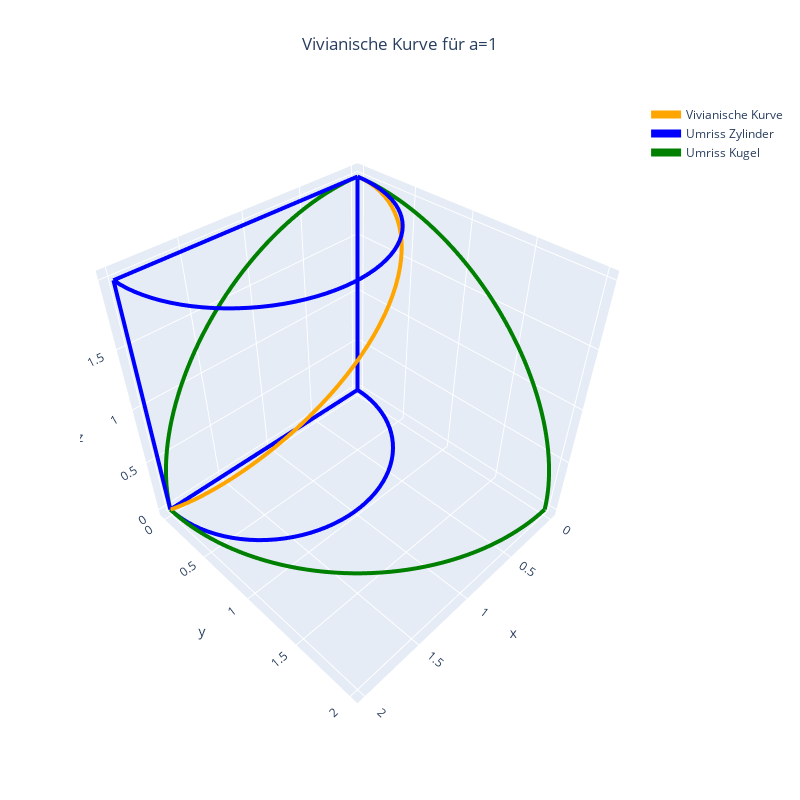

Source (notebook cell):
### Markdown cell above
Jetzt erstellen wir weitere Kurven mit Hilfe von *go.Scatter3d* für den Umriss der Kugel. Magenta zeichnen wir einen Halbkreis ein, der den Zylinder andeutet.

### Code cell
# Nochmals dieses Mal mit Legende
viviani = go.Scatter3d(x=x, y=y, z=z,
                     name='Vivianische Kurve',
                     mode='lines',
                     line = dict(color='orange', width=8),
                     showlegend=True)

# Zylinder
s = np.linspace(0.0, 1.0, 3)

lx = 2.0*s
ly = lz = np.zeros_like(lx)

line1 = go.Scatter3d(x=lx, y=ly, z=lz,
                     name='Zylinder',
                     mode='lines',
                     line = dict(color='blue', width=8),
                     showlegend=False)

lx = 2.0*s
ly =  np.zeros_like(lx)
lz = 2.0*np.ones_like(lx)

line2 = go.Scatter3d(x=lx, y=ly, z=lz,
                     name='Zylinder',
                     mode='lines',
                     line = dict(color='blue', width=8),
                     showlegend=False)

lz = 2.0*s
lx =  np.zeros_like(lz)
ly =  np.zeros_like(lz)

line3 = go.Scatter3d(x=lx, y=ly, z=lz,
                     name='Zylinder',
                     mode='lines',
                     line = dict(color='blue', width=8),
                     showlegend=False)

lz = 2.0*s
lx =  2.0*np.ones_like(lz)
ly =  np.zeros_like(lz)

line4 = go.Scatter3d(x=lx, y=ly, z=lz,
                     name='Zylinder',
                     mode='lines',
                     line = dict(color='blue', width=8),
                     showlegend=False)

ux, uy, uz = 1+np.cos(t), np.sin(t), np.zeros_like(x)

umriss1 = go.Scatter3d(x=ux, y=uy, z=uz,
                     name='Umriss Zylinder',
                     mode='lines',
                     line = dict(color='blue', width=8),
                     showlegend=True)

ux, uy, uz = 1+np.cos(t), np.sin(t), 2.0*np.ones_like(x)

umriss5 = go.Scatter3d(x=ux, y=uy, z=uz,
                     name='Zylinder',
                     mode='lines',
                     line = dict(color='blue', width=8),
                     showlegend=False)

s = np.linspace
ux, uy, uz = 2.0*np.cos(t/2.0), np.zeros_like(x), 2.0*np.sin(t/2.0)

umriss2 = go.Scatter3d(x=ux, y=uy, z=uz,
                     name='Umriss Kugel',
                     mode='lines',
                     line = dict(color='green', width=8),
                     showlegend=True)

ux, uy, uz = 2.0*np.cos(t/2.0), 2.0*np.sin(t/2.0), np.zeros_like(x)

umriss3 = go.Scatter3d(x=ux, y=uy, z=uz,
                     name='Umriss Kugel 2',
                     mode='lines',
                     line = dict(color='green', width=8),
                     showlegend=False)

ux, uy, uz = np.zeros_like(x), 2.0*np.cos(t/2.0), 2.0*np.sin(t/2.0), 

umriss4 = go.Scatter3d(x=ux, y=uy, z=uz,
                     name='Umriss Kugel 3',
                     mode='lines',
                     line = dict(color='green', width=8),
                     showlegend=False)



fig =  go.Figure(data=[viviani, umriss1, umriss2, umriss3, umriss4, umriss5, line1, line2, line3, line4], layout=layout)

fig.update_layout(title='Vivianische Kurve für a=1',
                  title_x=0.5,
                  scene_camera_eye_z=1.55,
                  autosize=False,
                  width=800,
                  height=800,
                  showlegend=True)
                  
fig.show()

### Figure 1 — Plotly figure (JSON) as saved in the notebook; plotly's stock layout.template omitted (floating-point values rounded to 4 significant figures)
{"data": [{"line": {"color": "orange", "width": 8}, "mode": "lines", "name": "Vivianische Kurve", "showlegend": true, "type": "scatter3d", "x": [2, 1.998, 1.992, 1.982, 1.967, 1.949, 1.927, 1.901, 1.871, 1.838, 1.801, 1.761, 1.718, 1.672, 1.623, 1.572, 1.518, 1.463, 1.405, 1.345, 1.285, 1.223, 1.16, 1.096, 1.032, 0.9679, 0.904, 0.8404, 0.7775, 0.7155, 0.6546, 0.5952, 0.5375, 0.4816, 0.4279, 0.3765, 0.3277, 0.2817, 0.2386, 0.1986, 0.1619, 0.1287, 0.09903, 0.07308, 0.05094, 0.03271, 0.01844, 0.00821, 0.002055, 0], "y": [0, 0.06407, 0.1279, 0.1912, 0.2537, 0.3151, 0.3753, 0.4339, 0.4907, 0.5455, 0.5981, 0.6482, 0.6957, 0.7403, 0.7818, 0.8202, 0.8551, 0.8866, 0.9144, 0.9385, 0.9587, 0.9749, 0.9872, 0.9954, 0.9995, 0.9995, 0.9954, 0.9872, 0.9749, 0.9587, 0.9385, 0.9144, 0.8866, 0.8551, 0.8202, 0.7818, 0.7403, 0.6957, 0.6482, 0.5981, 0.5455, 0.4907, 0.4339, 0.3753, 0.3151, 0.2537, 0.1912, 0.1279, 0.06407, 1.225e-16], "z": [0, 0.0641, 0.1281, 0.192, 0.2558, 0.3192, 0.3823, 0.445, 0.5073, 0.5691, 0.6302, 0.6907, 0.7505, 0.8096, 0.8678, 0.9251, 0.9814, 1.037, 1.091, 1.144, 1.196, 1.247, 1.296, 1.345, 1.391, 1.437, 1.481, 1.523, 1.564, 1.603, 1.64, 1.676, 1.71, 1.743, 1.773, 1.802, 1.829, 1.854, 1.877, 1.898, 1.917, 1.935, 1.95, 1.963, 1.974, 1.984, 1.991, 1.996, 1.999, 2]}, {"line": {"color": "blue", "width": 8}, "mode": "lines", "name": "Umriss Zylinder", "showlegend": true, "type": "scatter3d", "x": [2, 1.998, 1.992, 1.982, 1.967, 1.949, 1.927, 1.901, 1.871, 1.838, 1.801, 1.761, 1.718, 1.672, 1.623, 1.572, 1.518, 1.463, 1.405, 1.345, 1.285, 1.223, 1.16, 1.096, 1.032, 0.9679, 0.904, 0.8404, 0.7775, 0.7155, 0.6546, 0.5952, 0.5375, 0.4816, 0.4279, 0.3765, 0.3277, 0.2817, 0.2386, 0.1986, 0.1619, 0.1287, 0.09903, 0.07308, 0.05094, 0.03271, 0.01844, 0.00821, 0.002055, 0], "y": [0, 0.06407, 0.1279, 0.1912, 0.2537, 0.3151, 0.3753, 0.4339, 0.4907, 0.5455, 0.5981, 0.6482, 0.6957, 0.7403, 0.7818, 0.8202, 0.8551, 0.8866, 0.9144, 0.9385, 0.9587, 0.9749, 0.9872, 0.9954, 0.9995, 0.9995, 0.9954, 0.9872, 0.9749, 0.9587, 0.9385, 0.9144, 0.8866, 0.8551, 0.8202, 0.7818, 0.7403, 0.6957, 0.6482, 0.5981, 0.5455, 0.4907, 0.4339, 0.3753, 0.3151, 0.2537, 0.1912, 0.1279, 0.06407, 1.225e-16], "z": [0, 0, 0, 0, 0, 0, 0, 0, 0, 0, 0, 0, 0, 0, 0, 0, 0, 0, 0, 0, 0, 0, 0, 0, 0, 0, 0, 0, 0, 0, 0, 0, 0, 0, 0, 0, 0, 0, 0, 0, 0, 0, 0, 0, 0, 0, 0, 0, 0, 0]}, {"line": {"color": "green", "width": 8}, "mode": "lines", "name": "Umriss Kugel", "showlegend": true, "type": "scatter3d", "x": [2, 1.999, 1.996, 1.991, 1.984, 1.974, 1.963, 1.95, 1.935, 1.917, 1.898, 1.877, 1.854, 1.829, 1.802, 1.773, 1.743, 1.71, 1.676, 1.64, 1.603, 1.564, 1.523, 1.481, 1.437, 1.391, 1.345, 1.296, 1.247, 1.196, 1.144, 1.091, 1.037, 0.9814, 0.9251, 0.8678, 0.8096, 0.7505, 0.6907, 0.6302, 0.5691, 0.5073, 0.445, 0.3823, 0.3192, 0.2558, 0.192, 0.1281, 0.0641, 1.225e-16], "y": [0, 0, 0, 0, 0, 0, 0, 0, 0, 0, 0, 0, 0, 0, 0, 0, 0, 0, 0, 0, 0, 0, 0, 0, 0, 0, 0, 0, 0, 0, 0, 0, 0, 0, 0, 0, 0, 0, 0, 0, 0, 0, 0, 0, 0, 0, 0, 0, 0, 0], "z": [0, 0.0641, 0.1281, 0.192, 0.2558, 0.3192, 0.3823, 0.445, 0.5073, 0.5691, 0.6302, 0.6907, 0.7505, 0.8096, 0.8678, 0.9251, 0.9814, 1.037, 1.091, 1.144, 1.196, 1.247, 1.296, 1.345, 1.391, 1.437, 1.481, 1.523, 1.564, 1.603, 1.64, 1.676, 1.71, 1.743, 1.773, 1.802, 1.829, 1.854, 1.877, 1.898, 1.917, 1.935, 1.95, 1.963, 1.974, 1.984, 1.991, 1.996, 1.999, 2]}, {"line": {"color": "green", "width": 8}, "mode": "lines", "name": "Umriss Kugel 2", "showlegend": false, "type": "scatter3d", "x": [2, 1.999, 1.996, 1.991, 1.984, 1.974, 1.963, 1.95, 1.935, 1.917, 1.898, 1.877, 1.854, 1.829, 1.802, 1.773, 1.743, 1.71, 1.676, 1.64, 1.603, 1.564, 1.523, 1.481, 1.437, 1.391, 1.345, 1.296, 1.247, 1.196, 1.144, 1.091, 1.037, 0.9814, 0.9251, 0.8678, 0.8096, 0.7505, 0.6907, 0.6302, 0.5691, 0.5073, 0.445, 0.3823, 0.3192, 0.2558, 0.192, 0.1281, 0.0641, 1.225e-16], "y": [0, 0.0641, 0.1281, 0.192, 0.2558, 0.3192, 0.3823, 0.445, 0.5073, 0.5691, 0.6302, 0.6907, 0.7505, 0.8096, 0.8678, 0.9251, 0.9814, 1.037, 1.091, 1.144, 1.196, 1.247, 1.296, 1.345, 1.391, 1.437, 1.481, 1.523, 1.564, 1.603, 1.64, 1.676, 1.71, 1.743, 1.773, 1.802, 1.829, 1.854, 1.877, 1.898, 1.917, 1.935, 1.95, 1.963, 1.974, 1.984, 1.991, 1.996, 1.999, 2], "z": [0, 0, 0, 0, 0, 0, 0, 0, 0, 0, 0, 0, 0, 0, 0, 0, 0, 0, 0, 0, 0, 0, 0, 0, 0, 0, 0, 0, 0, 0, 0, 0, 0, 0, 0, 0, 0, 0, 0, 0, 0, 0, 0, 0, 0, 0, 0, 0, 0, 0]}, {"line": {"color": "green", "width": 8}, "mode": "lines", "name": "Umriss Kugel 3", "showlegend": false, "type": "scatter3d", "x": [0, 0, 0, 0, 0, 0, 0, 0, 0, 0, 0, 0, 0, 0, 0, 0, 0, 0, 0, 0, 0, 0, 0, 0, 0, 0, 0, 0, 0, 0, 0, 0, 0, 0, 0, 0, 0, 0, 0, 0, 0, 0, 0, 0, 0, 0, 0, 0, 0, 0], "y": [2, 1.999, 1.996, 1.991, 1.984, 1.974, 1.963, 1.95, 1.935, 1.917, 1.898, 1.877, 1.854, 1.829, 1.802, 1.773, 1.743, 1.71, 1.676, 1.64, 1.603, 1.564, 1.523, 1.481, 1.437, 1.391, 1.345, 1.296, 1.247, 1.196, 1.144, 1.091, 1.037, 0.9814, 0.9251, 0.8678, 0.8096, 0.7505, 0.6907, 0.6302, 0.5691, 0.5073, 0.445, 0.3823, 0.3192, 0.2558, 0.192, 0.1281, 0.0641, 1.225e-16], "z": [0, 0.0641, 0.1281, 0.192, 0.2558, 0.3192, 0.3823, 0.445, 0.5073, 0.5691, 0.6302, 0.6907, 0.7505, 0.8096, 0.8678, 0.9251, 0.9814, 1.037, 1.091, 1.144, 1.196, 1.247, 1.296, 1.345, 1.391, 1.437, 1.481, 1.523, 1.564, 1.603, 1.64, 1.676, 1.71, 1.743, 1.773, 1.802, 1.829, 1.854, 1.877, 1.898, 1.917, 1.935, 1.95, 1.963, 1.974, 1.984, 1.991, 1.996, 1.999, 2]}, {"line": {"color": "blue", "width": 8}, "mode": "lines", "name": "Zylinder", "showlegend": false, "type": "scatter3d", "x": [2, 1.998, 1.992, 1.982, 1.967, 1.949, 1.927, 1.901, 1.871, 1.838, 1.801, 1.761, 1.718, 1.672, 1.623, 1.572, 1.518, 1.463, 1.405, 1.345, 1.285, 1.223, 1.16, 1.096, 1.032, 0.9679, 0.904, 0.8404, 0.7775, 0.7155, 0.6546, 0.5952, 0.5375, 0.4816, 0.4279, 0.3765, 0.3277, 0.2817, 0.2386, 0.1986, 0.1619, 0.1287, 0.09903, 0.07308, 0.05094, 0.03271, 0.01844, 0.00821, 0.002055, 0], "y": [0, 0.06407, 0.1279, 0.1912, 0.2537, 0.3151, 0.3753, 0.4339, 0.4907, 0.5455, 0.5981, 0.6482, 0.6957, 0.7403, 0.7818, 0.8202, 0.8551, 0.8866, 0.9144, 0.9385, 0.9587, 0.9749, 0.9872, 0.9954, 0.9995, 0.9995, 0.9954, 0.9872, 0.9749, 0.9587, 0.9385, 0.9144, 0.8866, 0.8551, 0.8202, 0.7818, 0.7403, 0.6957, 0.6482, 0.5981, 0.5455, 0.4907, 0.4339, 0.3753, 0.3151, 0.2537, 0.1912, 0.1279, 0.06407, 1.225e-16], "z": [2, 2, 2, 2, 2, 2, 2, 2, 2, 2, 2, 2, 2, 2, 2, 2, 2, 2, 2, 2, 2, 2, 2, 2, 2, 2, 2, 2, 2, 2, 2, 2, 2, 2, 2, 2, 2, 2, 2, 2, 2, 2, 2, 2, 2, 2, 2, 2, 2, 2]}, {"line": {"color": "blue", "width": 8}, "mode": "lines", "name": "Zylinder", "showlegend": false, "type": "scatter3d", "x": [0, 1, 2], "y": [0, 0, 0], "z": [0, 0, 0]}, {"line": {"color": "blue", "width": 8}, "mode": "lines", "name": "Zylinder", "showlegend": false, "type": "scatter3d", "x": [0, 1, 2], "y": [0, 0, 0], "z": [2, 2, 2]}, {"line": {"color": "blue", "width": 8}, "mode": "lines", "name": "Zylinder", "showlegend": false, "type": "scatter3d", "x": [0, 0, 0], "y": [0, 0, 0], "z": [0, 1, 2]}, {"line": {"color": "blue", "width": 8}, "mode": "lines", "name": "Zylinder", "showlegend": false, "type": "scatter3d", "x": [2, 2, 2], "y": [0, 0, 0], "z": [0, 1, 2]}], "layout": {"autosize": false, "height": 800, "scene": {"aspectmode": "auto", "aspectratio": {"x": 1, "y": 1, "z": 1}, "camera": {"eye": {"z": 1.55}}, "xaxis": {"type": "linear", "visible": true}, "yaxis": {"type": "linear", "visible": true}, "zaxis": {"type": "linear", "visible": true}}, "showlegend": true, "title": {"text": "Vivianische Kurve für a=1", "x": 0.5}, "width": 800}}
